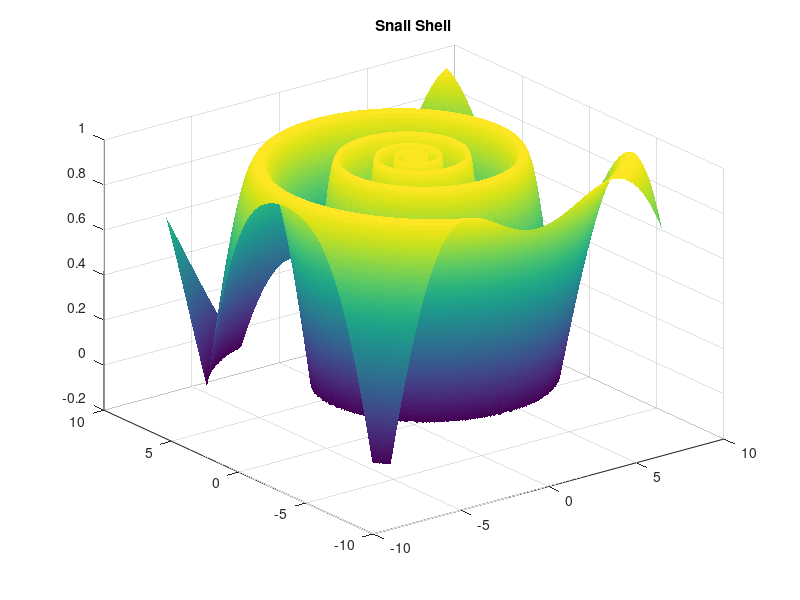

Write the MATLAB code that produced this figure.
close all;
[X, Y] = meshgrid(-8:.025:8, -8:.025:8);
R = sqrt(X.^2+Y.^2)/10;
Angle = (atan2(Y,X) + pi)/2/pi;
FXY = sin(pi*R.*2.^(-Angle)./(2.^floor(log(R)/log(2)-Angle)) + pi);
surf(X, Y, FXY );
shading interp;
title('Snail Shell');
input('Hit Enter To Exit');
